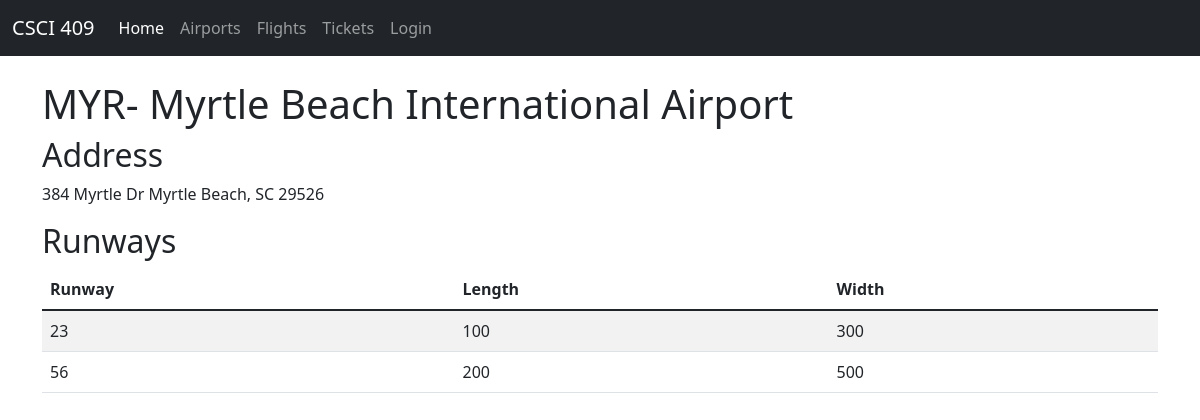
/airports/MYR, run on the app's committed database.
### airports/models.py (models this page shows)
class Airport(models.Model):
    name = models.CharField(max_length=255)
    airport_code = models.CharField(max_length=3)
    address = models.CharField(max_length=255)
    city = models.CharField(max_length=255)
    state = models.CharField(max_length=2)
    zipcode = models.CharField(max_length=5)
    is_open = models.BooleanField()

class Runway(models.Model):
    LEFT = 'L'
    CENTER = 'C'
    RIGHT = 'R'
    NONE = 'N'
    RUNWAY_DESIGNATION_CHOICES = [
        (LEFT, 'Left'),
        (CENTER, 'Center'),
        (RIGHT, 'Right'),
        (NONE, 'None'),
    ]
    runway_number = models.IntegerField()
    runway_designation = models.CharField(
        max_length=1,
        choices=RUNWAY_DESIGNATION_CHOICES,
        default=NONE
    )
    length = models.IntegerField()
    width = models.IntegerField()
    airport = models.ForeignKey(Airport, on_delete=models.CASCADE)

### airports/views.py (the view)
# urls.py: path('/<str:airport_code>', views.airport_info),
def airport_info(request, airport_code):
    airport = Airport.objects.get(airport_code=airport_code)
    context = {'airport': airport}
    return render(request, 'airports/airport.html', context)

### airports/templates/airports/airport.html
{% extends 'base.html' %}
{% block content %}
<h1>{{ airport.airport_code }}- {{ airport.name }}</h1>
<h2>Address</h2>
<p>{{ airport.address }} {{ airport.city }}, {{ airport.state }} {{ airport.zipcode }}</p>
<h2>Runways</h2>
<table class="table table-striped">
    <thead>
        <tr>
            <th scope="col">Runway</th>
            <th scope="col">Length</th>
            <th scope="col">Width</th>
        </tr>
    </thead>
    <tbody>
        {% for runway in airport.runway_set.all %}
            <tr>
                <td>{{ runway.runway_number }}</td>
                <td>{{ runway.width }}</td>
                <td>{{ runway.length }}</td>
            </tr>
        {% endfor %}
    </tbody>
</table>
{% endblock %}

### data on the page
Airport: airport_code "MYR", name "Myrtle Beach International Airport", address "384 Myrtle Dr", city "Myrtle Beach", state "SC", zipcode "29526"
Runway: runway_number "23", width "100", length "300"
Runway: runway_number "56", width "200", length "500"
